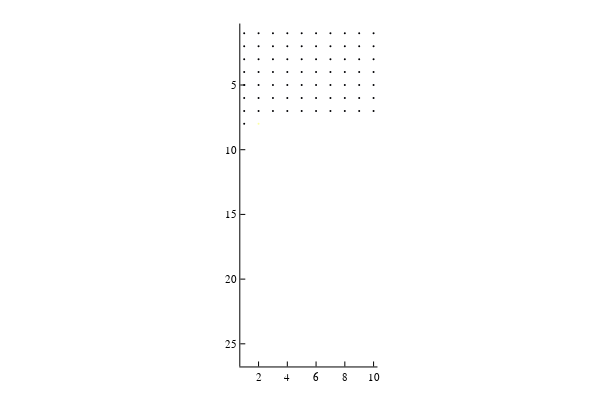

The notebook cell saved with this chart:
### Code cell
# Solve and plot!

# initial coundition
a = Any[1., 2., 3., 4., 5., 6., 7., 8. ,9., 10.]
u0 = convert(Array{Float64,1}, a) 


# boundary condition
xs = Any[1.0, 1.0, 1.0, 1.0, 1.0, 1.0, 1.0, 1.0, 1.0, 1.0, 1.0, 1.0, 1.0, 1.0, 1.0, 1.0, 1.0, 1.0, 1.0, 1.0, 0.0, 0.0]
xs = convert(Array{Float64,1}, xs)


# parameters
P = 9e6; # load, N
E = 5e6 # Young's modulus, N/m^2
I = 1/12 # second moment of area, m^4

length = 10 # beam length, m
gamma = P/(6*E*I) # just used to collect all the constants in one variable aside from length

params = LVector(γ = gamma, L = length)
nsteps = 25

# find the trajectory
traj = trajectory(displacement_eq, u0, xs, params, nsteps)
spy(Matrix(traj), legend = nothing)

# matshow(Matrix(traj))
# #save plot as PNG
# png("C:\\Users\mgatlin3\GitHub\AlgebraicDynamics.jl\notebooks\matshow_traj")
